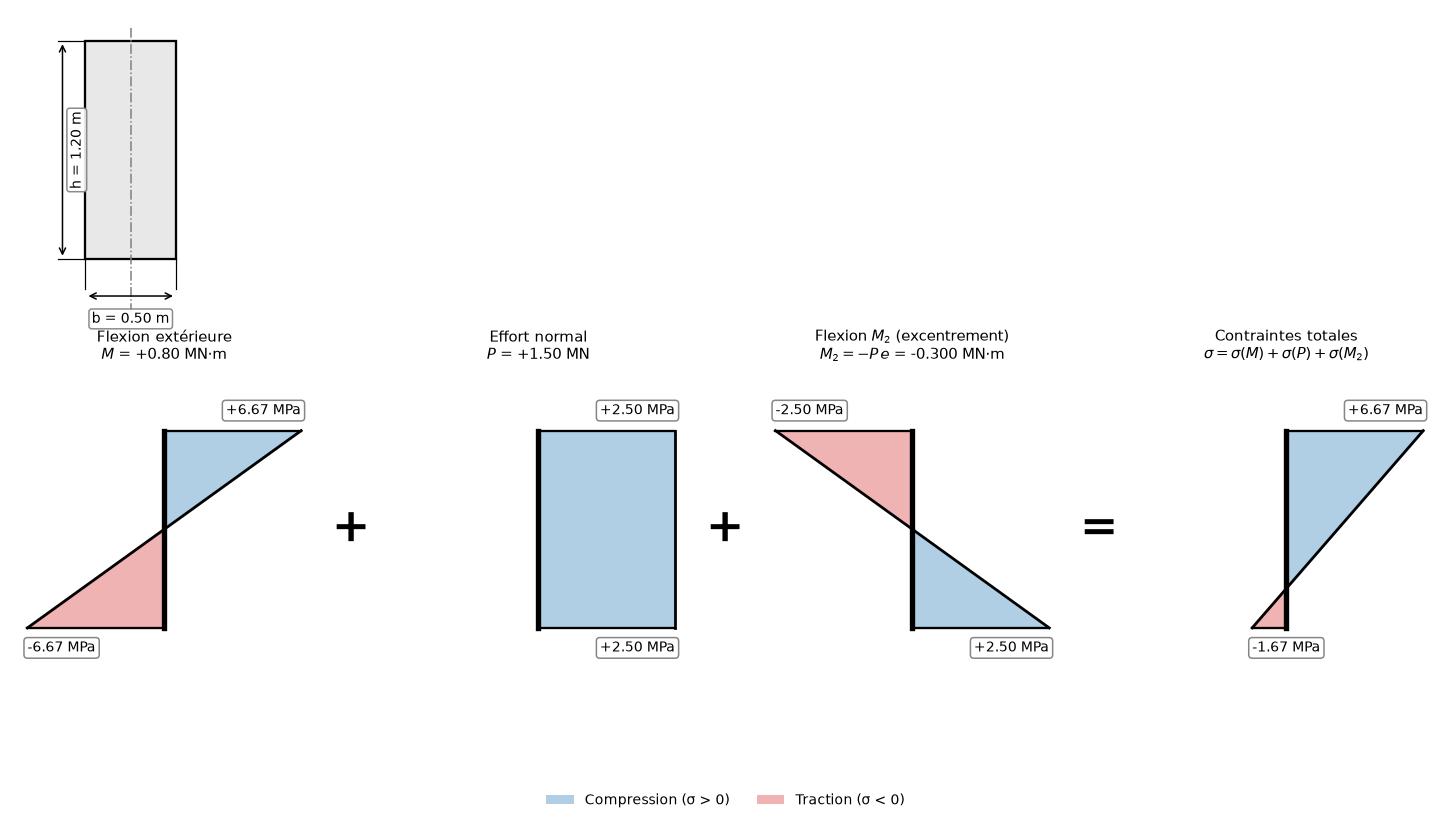

Reproduce this figure in Python.
"""Génère l'image d'aperçu du dépôt (docs/apercu.png)."""
import os

os.environ.setdefault("QT_QPA_PLATFORM", "offscreen")
os.environ.setdefault("MPLBACKEND", "Agg")

from pathlib import Path

from matplotlib.backends.backend_agg import FigureCanvasAgg

from beton_precontraint.domaine import CasDeCharge, SectionRectangulaire
from beton_precontraint.rendu import figure_complete

RACINE = Path(__file__).resolve().parent
sortie = RACINE / "apercu.png"

figure = figure_complete(SectionRectangulaire(0.50, 1.20),
                         CasDeCharge(0.80, 1.50, 0.20))
FigureCanvasAgg(figure)
figure.savefig(sortie, dpi=110, bbox_inches="tight", facecolor="white")
print(sortie, os.path.getsize(sortie), "octets")
